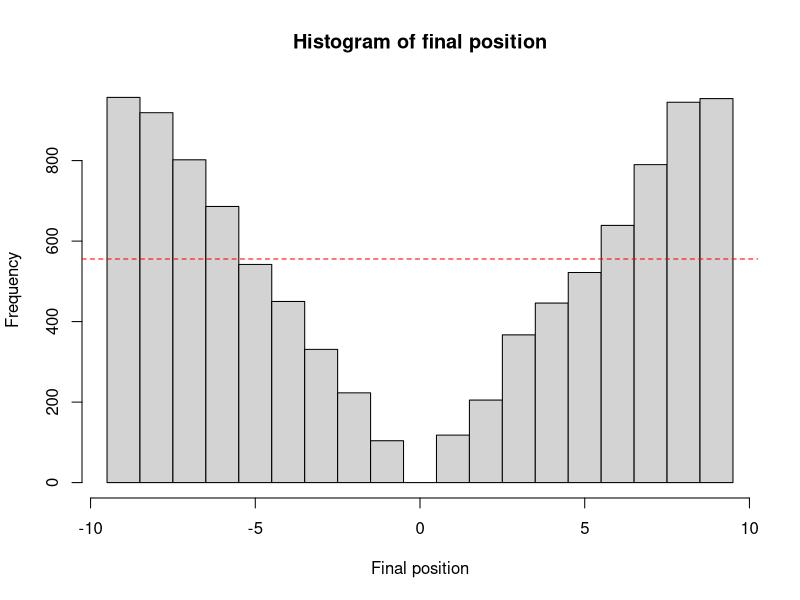
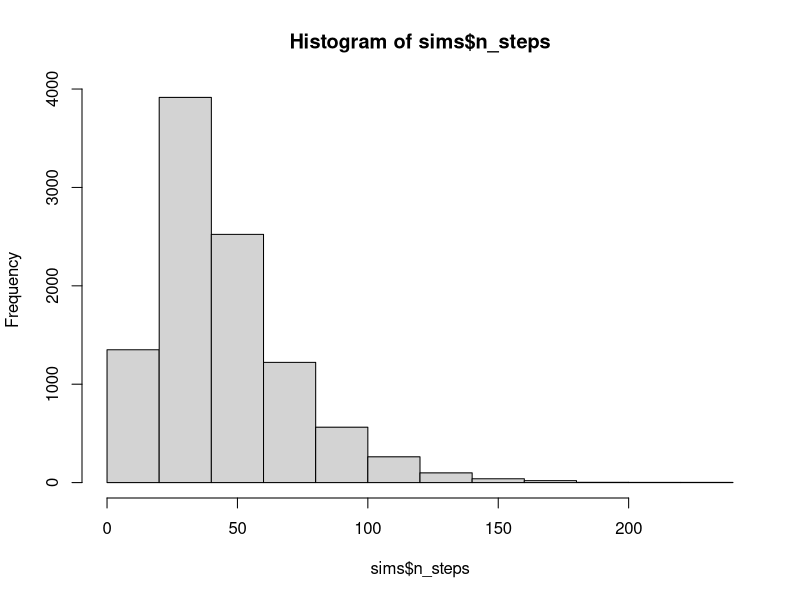
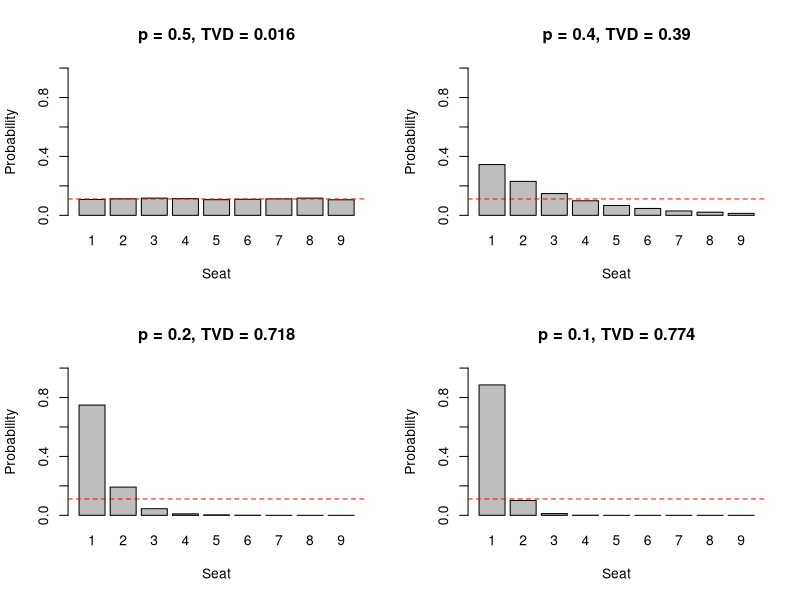
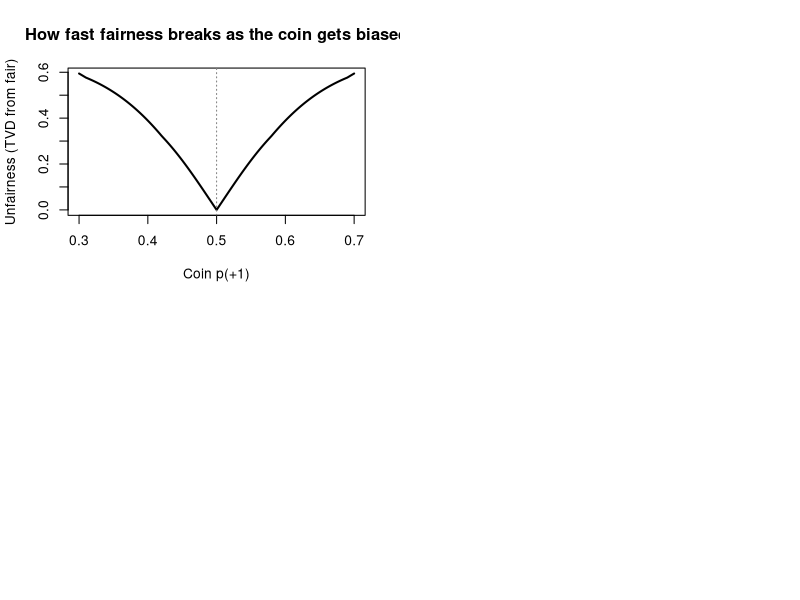

The R script that drew these images, in order:
## ---- chunk 1
present_party <- function(target = 9, rule = c("range", "abs"), p = 0.5) {
  rule <- match.arg(rule)
  pos <- 0
  max_pos <- 0
  min_pos <- 0
  n_steps <- 0
  
  repeat {
    step <- if (runif(1) < p) 1 else -1
    pos <- pos + step
    n_steps <- n_steps + 1
    max_pos <- max(max_pos, pos)
    min_pos <- min(min_pos, pos)
    
    done <- if (rule == "range") (max_pos - min_pos) >= target else abs(pos) >= target
    if (done) break
  }
  
  list(n_steps = n_steps, final_position = pos,
       max_reached = max_pos, min_reached = min_pos)
}
set.seed(123)
present_party()
## ---- chunk 2
set.seed(2026)
n_sim <- 10000
sims <- do.call(rbind, lapply(seq_len(n_sim), function(i)
  as.data.frame(present_party())))

hist(sims$final_position,
     breaks = seq(-9.5, 9.5, by = 1),
     main = "Histogram of final position", xlab = "Final position")
abline(h = nrow(sims) / 18, col = "red", lty = 2)   # equally-likely reference
## ---- chunk 3
mean(sims$n_steps)
hist(sims$n_steps)
## ---- chunk 4
positions <- c(-9:-1, 1:9)
obs <- table(factor(sims$final_position, levels = positions))
 
# Test 1: H0 = all 18 positions equally likely
t_uniform <- chisq.test(obs, p = rep(1/18, 18))
 
# Test 2: H0 = theoretical P(final = +/-k) = k/90
p_theory <- abs(positions) / 90
t_theory <- chisq.test(obs, p = p_theory)
 
# Test 3: directly compare +/-9 vs +/-1 (conditional binomial test)
n9 <- sum(obs[c("-9","9")]); n1 <- sum(obs[c("-1","1")])
t_ends <- binom.test(n9, n9 + n1, p = 0.5, alternative = "greater")
 
print(t_uniform); print(t_theory); print(t_ends)
cat("Ratio (+/-9)/(+/-1):", round(n9/n1, 2), "\n")
## ---- chunk 5
seat_probs <- function(p, n_sim = 10000) {
  set.seed(2026)
  seat <- replicate(n_sim, present_party(p = p)$final_position) %% 10
  as.numeric(table(factor(seat, levels = 1:9))) / n_sim
}
biases <- c(0.5, 0.4, 0.2, 0.1)

# for loop
probs_loop <- matrix(NA, length(biases), 9)
for (i in seq_along(biases)) probs_loop[i, ] <- seat_probs(biases[i])

# functional
probs <- t(sapply(biases, seat_probs))
stopifnot(all.equal(probs_loop, probs))

result <- data.frame(p = biases,
                     TVD = round(0.5 * rowSums(abs(probs - 1/9)), 3),
                     round(probs, 3))
names(result)[3:11] <- paste0("seat", 1:9)
print(result)

par(mfrow = c(2, 2))
for (i in seq_along(biases)) {
  barplot(probs[i, ], names.arg = 1:9, ylim = c(0, 1),
          main = paste0("p = ", biases[i], ", TVD = ", result$TVD[i]),
          xlab = "Seat", ylab = "Probability")
  abline(h = 1/9, col = "red", lty = 2)
}
  
## ---- chunk 6
sweep_loop <- function() {
  out <- matrix(NA, length(biases), 9)
  for (i in seq_along(biases)) out[i, ] <- seat_probs(biases[i])
  out
}
sweep_fun <- function() t(sapply(biases, seat_probs))

times <- t(replicate(10, c(loop       = system.time(sweep_loop())["elapsed"],
                           functional = system.time(sweep_fun())["elapsed"])))
apply(times, 2, median)
t.test(times[, 1], times[, 2], paired = TRUE)
## ---- chunk 7
# How biased must the coin be before your seat matters?
# Exact seat probabilities for a biased coin (no simulation noise),
# using the gambler's-ruin formula.

# P(walk hits b before a | starts at x), with a < x < b and P(step +1) = p
ruin_up <- function(x, a, b, p) {
  if (abs(p - 0.5) < 1e-12) return((x - a) / (b - a))   # fair coin
  r <- (1 - p) / p
  (1 - r^(x - a)) / (1 - r^(b - a))
}

# Exact probability that each seat (1..target) gets the present last.
# Ending at +k: first reach k - target before k, then climb from there
#               to k before dropping to k - target - 1.
# Ending at -k: mirror image.
exact_seats <- function(p, target = 9) {
  k    <- 1:target
  up   <- vapply(k, function(k) (1 - ruin_up(0, k - target, k, p)) *
                   ruin_up(k - target, k - target - 1, k, p), numeric(1))
  down <- vapply(k, function(k) ruin_up(0, -k, target - k, p) *
                   (1 - ruin_up(target - k, -k, target - k + 1, p)), numeric(1))
  seat <- c(k, -k) %% (target + 1)                  # -k is the same seat as target + 1 - k
  as.numeric(tapply(c(up, down), factor(seat, levels = 1:target), sum))
}

# Unfairness = total variation distance from fair (1/9 per seat)
tvd <- function(p) 0.5 * sum(abs(exact_seats(p) - 1/9))

# Games needed for a chi-square test (alpha = 0.05) to detect the bias with 80% power
games_to_detect <- function(p, alpha = 0.05, power = 0.80, df = 8) {
  if (p == 0.5) return(NA)
  s   <- exact_seats(p)
  w2  <- sum((s - 1/9)^2 / (1/9))                   # effect size (Cohen's w^2)
  crit <- qchisq(1 - alpha, df)
  lam <- uniroot(function(l) pchisq(crit, df, ncp = l) - (1 - power), c(0, 1000))$root
  ceiling(lam / w2)
}

# Sanity checks
stopifnot(all.equal(exact_seats(0.5), rep(1/9, 9)))   # fair coin -> uniform
stopifnot(all.equal(sum(exact_seats(0.4)), 1))        # probabilities sum to 1

# ---- Table ----
ps <- c(0.5, 0.499, 0.495, 0.49, 0.48, 0.47, 0.46, 0.45, 0.42, 0.4)
result <- data.frame(
  p            = ps,
  TVD          = round(vapply(ps, tvd, numeric(1)), 3),
  best_seat    = round(vapply(ps, function(p) max(exact_seats(p)), numeric(1)), 3),
  worst_seat   = round(vapply(ps, function(p) min(exact_seats(p)), numeric(1)), 3),
  best_over_worst = round(vapply(ps, function(p) { s <- exact_seats(p); max(s) / min(s) }, numeric(1)), 2),
  games_to_detect = vapply(ps, games_to_detect, numeric(1))
)
print(result)

# Is unfairness linear in the bias? (constant ratio -> linear -> no "safe zone")
cat("\nTVD / |p - 0.5|:\n")
print(round(sapply(c(0.499, 0.49, 0.45), function(p) tvd(p) / abs(p - 0.5)), 2))

# ---- Plot: unfairness vs bias ----
p_grid <- seq(0.3, 0.7, by = 0.0025)
plot(p_grid, vapply(p_grid, tvd, numeric(1)), type = "l", lwd = 2,
     xlab = "Coin p(+1)", ylab = "Unfairness (TVD from fair)",
     main = "How fast fairness breaks as the coin gets biased")
abline(v = 0.5, lty = 3, col = "grey50")
